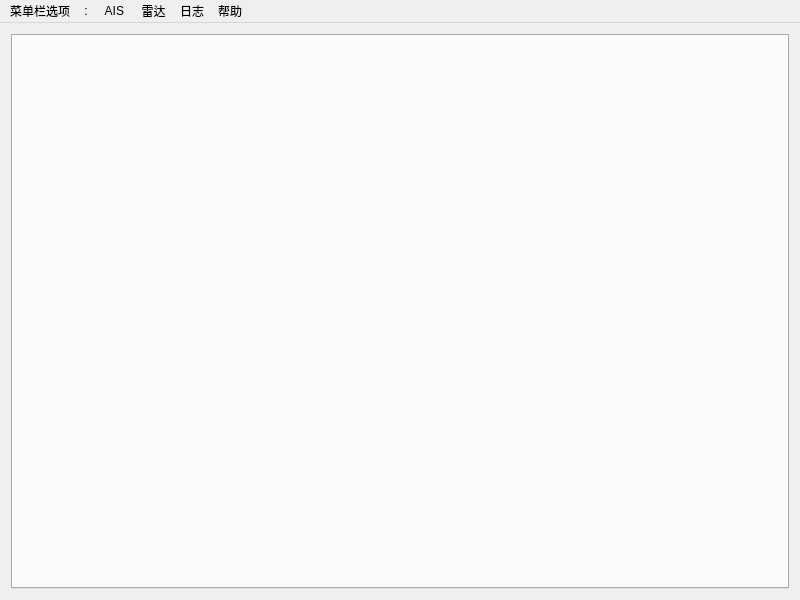
<?xml version="1.0" encoding="UTF-8"?>
<ui version="4.0">
 <class>zchxMainWindow</class>
 <widget class="QMainWindow" name="zchxMainWindow">
  <property name="geometry">
   <rect>
    <x>0</x>
    <y>0</y>
    <width>800</width>
    <height>600</height>
   </rect>
  </property>
  <property name="minimumSize">
   <size>
    <width>0</width>
    <height>0</height>
   </size>
  </property>
  <property name="maximumSize">
   <size>
    <width>10000</width>
    <height>10000</height>
   </size>
  </property>
  <property name="windowTitle">
   <string>MainWindow</string>
  </property>
  <property name="styleSheet">
   <string notr="true">QLabel{
	color:red;
	font-weight:bold;
	font-size:18;
}</string>
  </property>
  <widget class="QWidget" name="centralWidget">
   <layout class="QGridLayout" name="gridLayout_9">
    <item row="0" column="0">
     <widget class="QTabWidget" name="tabWidget">
      <property name="currentIndex">
       <number>-1</number>
      </property>
      <property name="tabsClosable">
       <bool>true</bool>
      </property>
     </widget>
    </item>
   </layout>
  </widget>
  <widget class="QMenuBar" name="menuBar">
   <property name="geometry">
    <rect>
     <x>0</x>
     <y>0</y>
     <width>800</width>
     <height>23</height>
    </rect>
   </property>
   <widget class="QMenu" name="Ais_menu">
    <property name="enabled">
     <bool>true</bool>
    </property>
    <property name="title">
     <string> AIS</string>
    </property>
   </widget>
   <widget class="QMenu" name="Radar_menu">
    <property name="title">
     <string> 雷达</string>
    </property>
   </widget>
   <widget class="QMenu" name="Log_menu">
    <property name="title">
     <string>日志</string>
    </property>
   </widget>
   <widget class="QMenu" name="Help_menu">
    <property name="title">
     <string>帮助</string>
    </property>
   </widget>
   <widget class="QMenu" name="menu">
    <property name="title">
     <string>菜单栏选项</string>
    </property>
   </widget>
   <widget class="QMenu" name="menu_2">
    <property name="title">
     <string>:</string>
    </property>
   </widget>
   <addaction name="menu"/>
   <addaction name="menu_2"/>
   <addaction name="Ais_menu"/>
   <addaction name="Radar_menu"/>
   <addaction name="Log_menu"/>
   <addaction name="Help_menu"/>
  </widget>
  <action name="action">
   <property name="text">
    <string>开机</string>
   </property>
  </action>
 </widget>
 <layoutdefault spacing="6" margin="11"/>
 <resources/>
 <connections/>
</ui>
